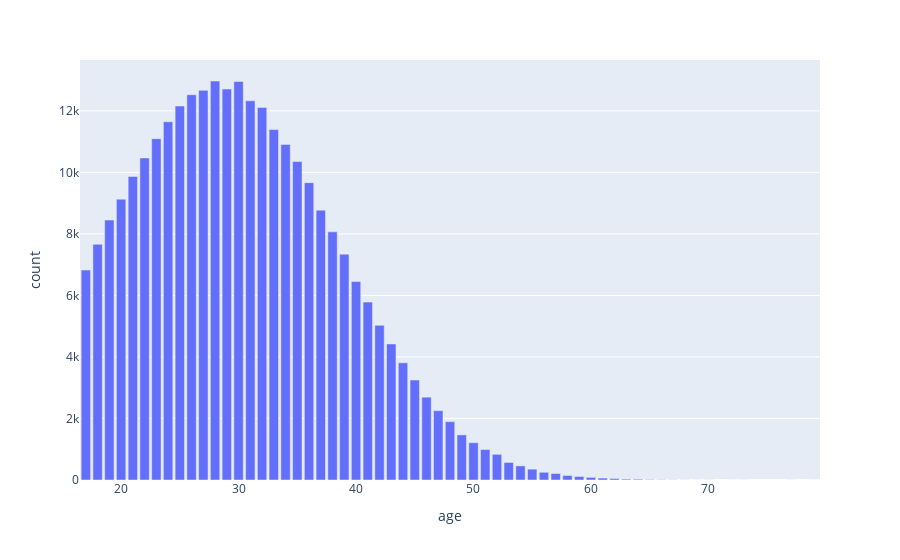

Write notebook code for a chart like this one.
### Markdown cell above
## Distribution par âge

### Code cell
age_distribution = df[df["age"] <= 80]["age"].value_counts().reset_index()
age_distribution.columns = ["age", "count"]

fig = px.bar(
    age_distribution,
    x="age",
    y="count",
    text_auto=False,
)

fig.show()

### Figure 1 — Plotly figure (JSON) as saved in the notebook; plotly's stock layout.template omitted (floating-point values rounded to 4 significant figures)
{"data": [{"alignmentgroup": "True", "hovertemplate": "age=%{x}<br>count=%{y}<extra></extra>", "legendgroup": "", "marker": {"color": "#636efa", "pattern": {"shape": ""}}, "name": "", "offsetgroup": "", "orientation": "v", "showlegend": false, "textposition": "auto", "type": "bar", "x": [28, 30, 29, 27, 26, 31, 25, 32, 24, 33, 23, 34, 22, 35, 21, 36, 20, 37, 19, 38, 18, 39, 17, 40, 41, 42, 43, 44, 45, 46, 47, 48, 49, 50, 51, 52, 53, 54, 55, 56, 57, 58, 59, 60, 61, 62, 63, 64, 65, 66, 67, 68, 70, 72, 69, 73, 79, 77], "xaxis": "x", "y": [12972, 12956, 12710, 12668, 12525, 12327, 12157, 12111, 11647, 11392, 11097, 10911, 10471, 10352, 9870, 9668, 9131, 8773, 8452, 8067, 7662, 7343, 6825, 6451, 5783, 5029, 4423, 3808, 3249, 2693, 2255, 1898, 1467, 1213, 990, 835, 571, 459, 352, 251, 211, 147, 115, 86, 63, 50, 29, 26, 14, 9, 5, 2, 2, 1, 1, 1, 1, 1], "yaxis": "y"}], "layout": {"barmode": "relative", "legend": {"tracegroupgap": 0}, "margin": {"t": 60}, "xaxis": {"anchor": "y", "domain": [0, 1], "title": {"text": "age"}}, "yaxis": {"anchor": "x", "domain": [0, 1], "title": {"text": "count"}}}}
